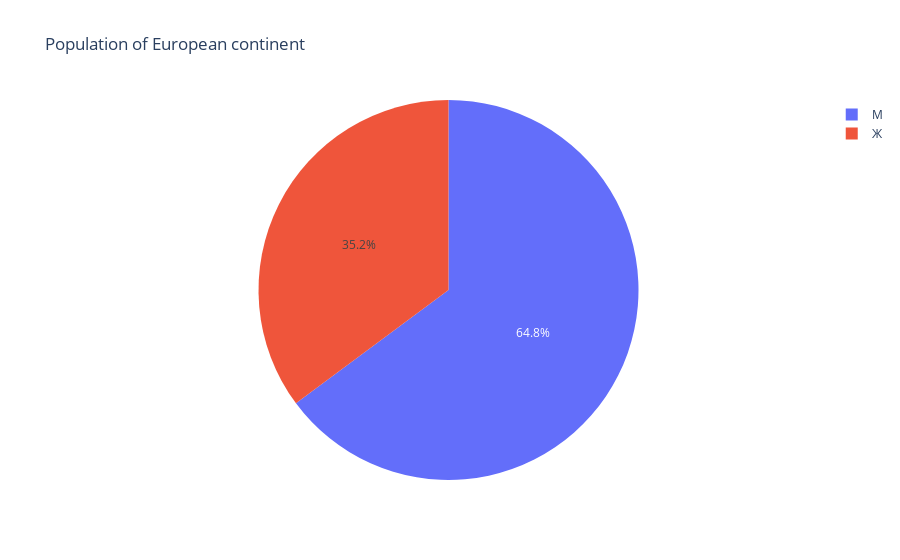

Write notebook code for a chart like this one.
### Code cell
male_female_salary_data = hh_data.groupby(['Возраст', 'Пол'], as_index=False)['ЗП (руб)'].median()

fig = px.pie(male_female_salary_data, values='ЗП (руб)', names='Пол', title='Population of European continent')
fig.show()

### Figure 1 — Plotly figure (JSON) as saved in the notebook; plotly's stock layout.template omitted (floating-point values rounded to 4 significant figures)
{"data": [{"domain": {"x": [0, 1], "y": [0, 1]}, "hovertemplate": "Пол=%{label}<br>ЗП (руб)=%{value}<extra></extra>", "labels": ["М", "М", "М", "Ж", "М", "Ж", "М", "Ж", "М", "Ж", "М", "Ж", "М", "Ж", "М", "Ж", "М", "Ж", "М", "Ж", "М", "Ж", "М", "Ж", "М", "Ж", "М", "Ж", "М", "Ж", "М", "Ж", "М", "Ж", "М", "Ж", "М", "Ж", "М", "Ж", "М", "Ж", "М", "Ж", "М", "Ж", "М", "Ж", "М", "Ж", "М", "Ж", "М", "Ж", "М", "Ж", "М", "Ж", "М", "Ж", "М", "Ж", "М", "Ж", "М", "Ж", "М", "Ж", "М", "Ж", "М", "Ж", "М", "Ж", "М", "Ж", "М", "Ж", "М", "Ж", "М", "Ж", "М", "Ж", "М", "Ж", "М", "Ж", "М", "Ж", "М", "М", "Ж", "М", "Ж", "М", "Ж", "М", "Ж", "М", "М", "М", "М", "Ж", "М", "Ж", "М", "М", "Ж", "М", "Ж", "М", "М", "М", "М"], "legendgroup": "", "name": "", "showlegend": true, "type": "pie", "values": [60000, 6000, 40000, 25000, 30000, 22500, 30000, 30000, 30000, 25000, 30000, 30000, 35000, 30000, 40000, 40000, 40000, 40000, 45000, 45000, 50000, 50000, 50000, 50000, 50000, 50000, 51050.0, 50000, 60000, 50000, 60000, 50000, 60000, 50000, 60000, 60000, 60900, 50000, 70000, 50000, 70000, 50000, 70000, 50000, 79830.0, 60000, 80000, 50000, 75780.0, 65000, 80000, 60000, 90000, 60000, 86500, 50000, 80000, 50000, 80000, 45000, 80000, 45000, 80000, 50000, 77650.0, 50000, 70000, 45000, 70000, 40000, 60000, 31500, 70000, 40000, 70000, 50000, 70000, 50000, 65000, 50000, 64490.0, 35000, 60000, 45000, 60000, 40000, 80000, 30000, 85000, 47500, 70000, 52500, 40000, 60000, 30000, 75000, 30000, 57500, 30000, 90000, 65000, 80000, 79000, 45000, 180000, 25000, 215000, 75000, 25000, 77500, 85000, 50000, 45000, 90000, 60000]}], "layout": {"legend": {"tracegroupgap": 0}, "title": {"text": "Population of European continent"}}}
